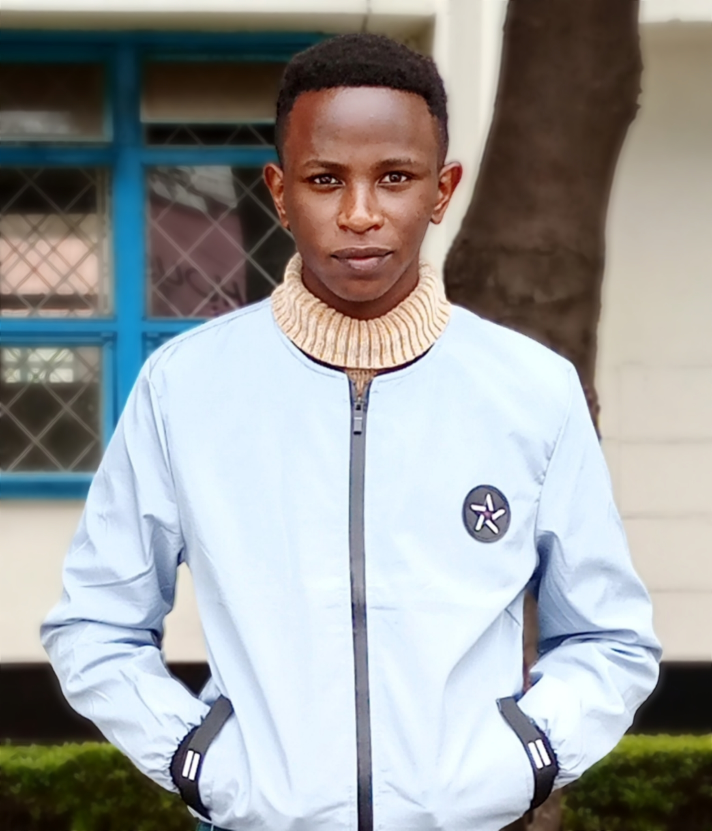
#> input picture Picsart.jpg, 1424 x 1661 px (shown at 1/2 size)
$ python image.py
#> lines starting #> are read from the running program, lines starting #| are printed output that depends on the picture
from PIL import Image


def asciiConvert(image,type,saveas,scale):
#> called with image = 'Picsart.jpg', type = 'jpg', saveas = 'picsart.txt', scale = '3'
    scale = int(scale)

    img = Image.open(image)
#> img is the input picture: PIL image 1424x1661 RGB; mean R, G, B 154.4, 155.7, 155
    w,h = img.size
#> w = 1424; h = 1661

    img.resize((w//scale,h//scale)).save("resized.%s" % type)
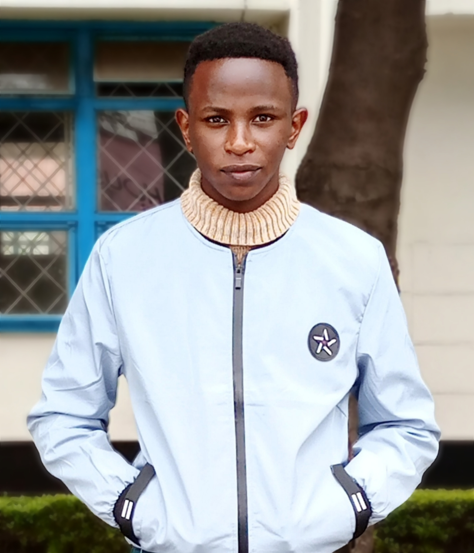
#> saved as resized.jpg: PIL image 474x553 RGB; mean R, G, B 154.4, 155.7, 155

    img = Image.open("resized.%s" % type)
#> img: PIL image 474x553 RGB
    w,h = img.size
#> w = 474; h = 553

    grid =[]
    for i in range(h):
        grid.append(["X"]* w)

    pix = img.load()

    for y in range(h):
        for x in range(w):
            if sum(pix[x,y]) == 0:
                grid[y][x] = "#"
            elif sum(pix[x,y]) in range(1,100):
                grid[y][x] = "X"
            elif sum(pix[x,y]) in range(100,200):
                grid[y][x] = "%"
            elif sum(pix[x,y]) in range(200,300):
                grid[y][x] = "&"
            elif sum(pix[x,y]) in range(300,400):
                grid[y][x] = "*"
            elif sum(pix[x,y]) in range(400,500):
                grid[y][x] = "+"
            elif sum(pix[x,y]) in range(500,600):
                grid[y][x] = "/"
            elif sum(pix[x,y]) in range(600,700):
                grid[y][x] = "("
            elif sum(pix[x,y]) in range(700,800):
                grid[y][x] = "'"
            else:
                grid[y][x] = " "

    art = open(saveas,"w")
    for row in grid:
        art.write("".join(row) + "\n")

    art.close()

# Added try/except block to catch errors

if __name__ == "__main__":
        asciiConvert("Picsart.jpg", "jpg", "picsart.txt", "3")
